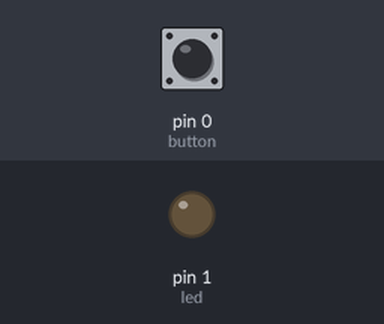
Recording of a sketch running on a simulated Arduino Uno, built with avr-gcc and run on an emulated ATmega328P. Parts: output pins drawn as LEDs (lit = HIGH). The test bench sets the inputs (shaded band); at power-on: pin 0 (button) HIGH.

Above: at 1.2 s.
1.3 s: pin 0 (button) pulled LOW for 0.15 s
At 1.37 s:
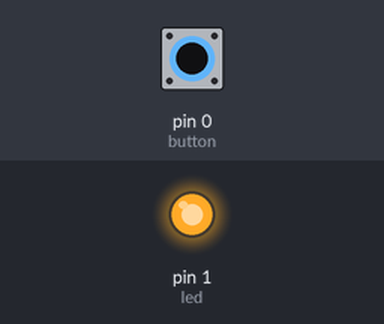
2.9 s: pin 0 (button) pulled LOW for 3.2 s
At 7.4 s:
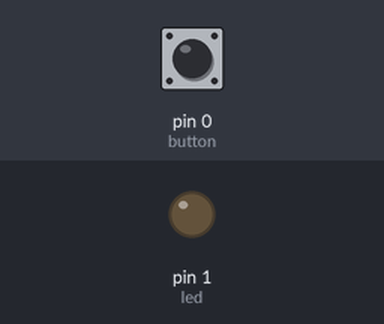
Timing chart, 0 to 8.9 s (numbered marks = the images above; inputs shaded):
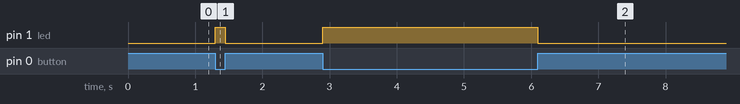

The sketch:

switch_dengan_pull_up_dan_bounce.ino
```cpp
/* ini contoh pemasangan saklar paling sederhana
 *  pada microcontroler
 *  Perlu resistor pull up
 *  dan tanpa bouncing
 *  Radal05
 *  https://www.youtube.com/c/Radal05
 *  25 Nopember 2021
 */
const int led = 1;
const int button = 0;
int button_state = LOW;

void setup() {
  pinMode(led, OUTPUT);
  pinMode(button, INPUT_PULLUP);
}

void loop() {
  button_state = digitalRead(button);
  digitalWrite(led, button_state ? LOW : HIGH);
}
```

Measured:
- after the input at 1.3 s, pin 1 (led): LOW → HIGH at once, → LOW 0.15 s later
- after the input at 2.9 s, pin 1 (led): LOW → HIGH at once, → LOW 3.2 s later
